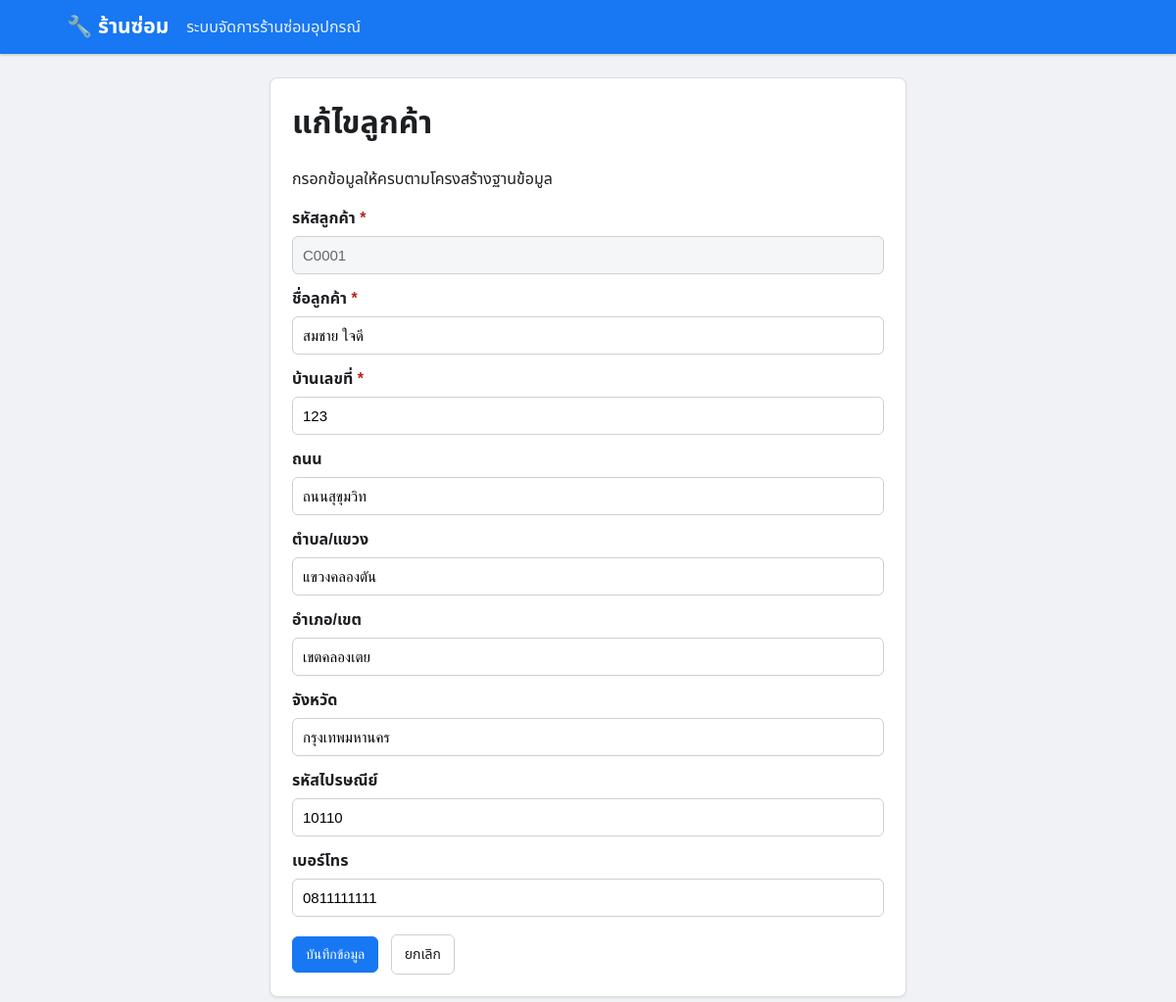
Screenshot of /edit/CUSTOMER/C0001 with the database file from the repository.
### tables this page shows
CREATE TABLE CUSTOMER (
 CUSTOMER_ID CHAR(5) PRIMARY KEY,
 CUS_NAME VARCHAR(100) NOT NULL,
 CUS_HOUSE_NO VARCHAR(20) NOT NULL,
 CUS_STREET VARCHAR(100),
 CUS_SUBDISTRICT VARCHAR(100),
 CUS_DISTRICT VARCHAR(100),
 CUS_PROVINCE VARCHAR(100),
 CUS_POSTCODE VARCHAR(10),
 CUS_PHONE VARCHAR(20)
);

### app.py (the view, shortened to what this page needs)
@app.route("/edit/<table>/<path:pk_vals>", methods=["GET", "POST"])
def edit(table, pk_vals):
    if table not in FORMS: return "ไม่พบแบบฟอร์ม", 404
    fields = FORMS[table]
    pks = PRIMARY_KEYS.get(table, [])
    pk_list = pk_vals.split("/")
    if len(pk_list) != len(pks):
        return "รหัสไม่ถูกต้อง", 400
    where_clause = " AND ".join(f"{pk}=?" for pk in pks)
    con = db()
    row = con.execute(f"SELECT * FROM {table} WHERE {where_clause}", pk_list).fetchone()
    con.close()
    if not row: return "ไม่พบข้อมูล", 404
    return render_template("form.html", table=table, title=TABLES[table][0],
                           fields=fields, mode="edit", row=row, pks=PRIMARY_KEYS.get(table, []))

### app.py (called while the page is built)
def db():
    con = sqlite3.connect(DB)
    con.row_factory = sqlite3.Row
    con.execute("PRAGMA foreign_keys = ON")
    return con

### templates/form.html (shortened to what this page needs)
{% extends "base.html" %}{% block content %}
<div class="formbox">
  <h1>{% if mode == 'edit' %}แก้ไข{% else %}เพิ่ม{% endif %}{{ title }}</h1>
  <p>กรอกข้อมูลให้ครบตามโครงสร้างฐานข้อมูล</p>
  <form method="post">
    {% for key, label, required, ftype, options in fields %}
    <label>
      {{ label }}{% if required %} <span class="req">*</span>{% endif %}
      {% if ftype == 'date' %}
        <input name="{{ key }}" type="date" {% if required %}required{% endif %} value="{{ row[key] if row and row[key] else '' }}">
      {% elif ftype == 'decimal' %}
        <input name="{{ key }}" type="number" step="0.01" {% if required %}required{% endif %} value="{{ row[key] if row and row[key] else '' }}">
      {% elif ftype == 'number' %}
        <input name="{{ key }}" type="number" min="0" {% if required %}required{% endif %} value="{{ row[key] if row and row[key] else '' }}">
      {% else %}
        <input name="{{ key }}" type="text" {% if required %}required{% endif %} value="{{ row[key] if row and row[key] else '' }}" {% if mode == 'edit' and key in pks %}readonly{% endif %}>
      {% endif %}
    </label>
    {% endfor %}
    <div class="form-actions">
      <button class="btn primary" type="submit">บันทึกข้อมูล</button>
      <a class="btn" href="{{ url_for('table_view', table=table) }}">ยกเลิก</a>
    </div>
  </form>
</div>
{% endblock %}

### static/style.css (style rules this page uses)
* { box-sizing: border-box; }
body { margin: 0; background: #f0f2f5; color: #1c1e21; font-family: Arial, "Noto Sans Thai", sans-serif; }
.hero, .card, .formbox, .tablewrap { background: white; border: 1px solid #ddd; border-radius: 8px; box-shadow: 0 1px 2px #ddd; }
.btn { display: inline-block; padding: 9px 13px; border-radius: 6px; border: 1px solid #ccd0d5; background: #fff; color: #1c1e21; text-decoration: none; margin-left: 6px; cursor: pointer; font-size: 14px; }
.btn.primary { background: #1877f2; color: white; border-color: #1877f2; }
.formbox { max-width: 650px; margin: auto; padding: 22px; }
.formbox h1 { margin-top: 0; }
label { display: block; font-weight: 600; margin: 13px 0; }
.req { color: #b42318; }
input, select { display: block; width: 100%; margin-top: 6px; padding: 10px; border: 1px solid #ccd0d5; border-radius: 6px; font-size: 15px; }
input[readonly] { background: #f5f6f7; color: #65676b; cursor: not-allowed; }
.form-actions { margin-top: 18px; }
.form-actions .btn { margin: 0 8px 0 0; }

### rows the page displays
CUSTOMER: CUSTOMER_ID "C0001" "สมชาย ใจดี" "123" "ถนนสุขุมวิท" "แขวงคลองตัน" "เขตคลองเตย" "กรุงเทพมหานคร" "10110" "0811111111"

### other values shown
{{ title }} "ลูกค้า"
{{ label }} "รหัสลูกค้า" "ชื่อลูกค้า" "บ้านเลขที่" "ถนน" "ตำบล/แขวง" "อำเภอ/เขต" "จังหวัด" "รหัสไปรษณีย์" "เบอร์โทร"
